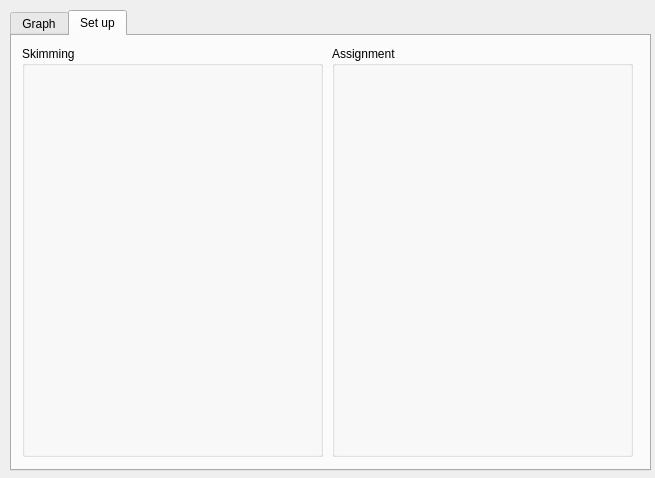
<?xml version="1.0" encoding="UTF-8"?>
<ui version="4.0">
 <class>Dialog</class>
 <widget class="QDialog" name="Dialog">
  <property name="geometry">
   <rect>
    <x>0</x>
    <y>0</y>
    <width>655</width>
    <height>478</height>
   </rect>
  </property>
  <property name="windowTitle">
   <string>Dialog</string>
  </property>
  <widget class="QTabWidget" name="tabWidget">
   <property name="geometry">
    <rect>
     <x>10</x>
     <y>10</y>
     <width>641</width>
     <height>461</height>
    </rect>
   </property>
   <property name="currentIndex">
    <number>1</number>
   </property>
   <widget class="QWidget" name="graph_config">
    <attribute name="title">
     <string>Graph</string>
    </attribute>
   </widget>
   <widget class="QWidget" name="tab_2">
    <attribute name="title">
     <string>Set up</string>
    </attribute>
    <widget class="QGroupBox" name="groupBox">
     <property name="geometry">
      <rect>
       <x>10</x>
       <y>10</y>
       <width>301</width>
       <height>411</height>
      </rect>
     </property>
     <property name="title">
      <string>Skimming</string>
     </property>
    </widget>
    <widget class="QGroupBox" name="groupBox_2">
     <property name="geometry">
      <rect>
       <x>320</x>
       <y>10</y>
       <width>301</width>
       <height>411</height>
      </rect>
     </property>
     <property name="title">
      <string>Assignment</string>
     </property>
    </widget>
   </widget>
  </widget>
 </widget>
 <resources/>
 <connections/>
</ui>
